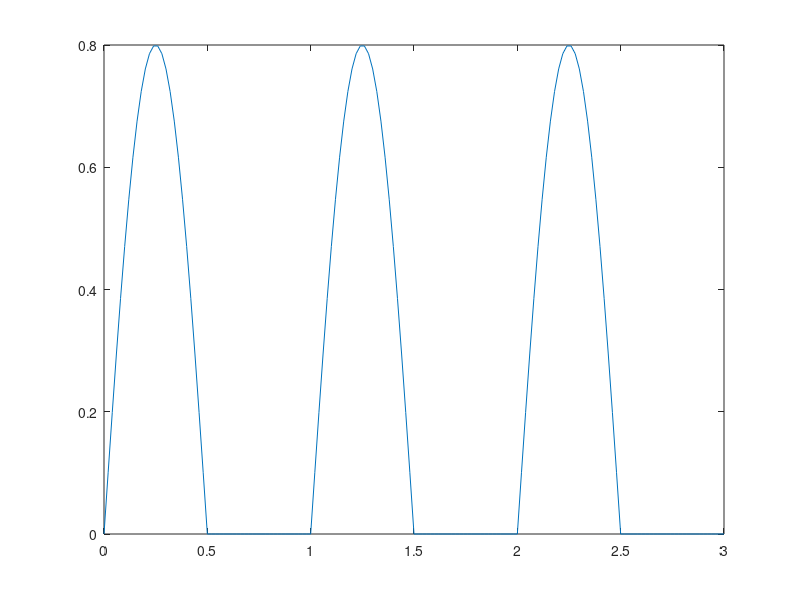

MATLAB code to generate this figure:
title('Sinusoidal mono alternanta')
F = 1;
T = 3;
ampl = 0.8;
pas = 0.02;
T = 0: pas: T;
y = ampl*sin(2*pi*F*T);
y_mono= zeros(size(y));
for n = 1: length(T)
   if y(n) >= 0
       y_mono(n) = y(n);
   else
       y_mono(n) = 0.0;
   end
end
plot(T, y_mono)